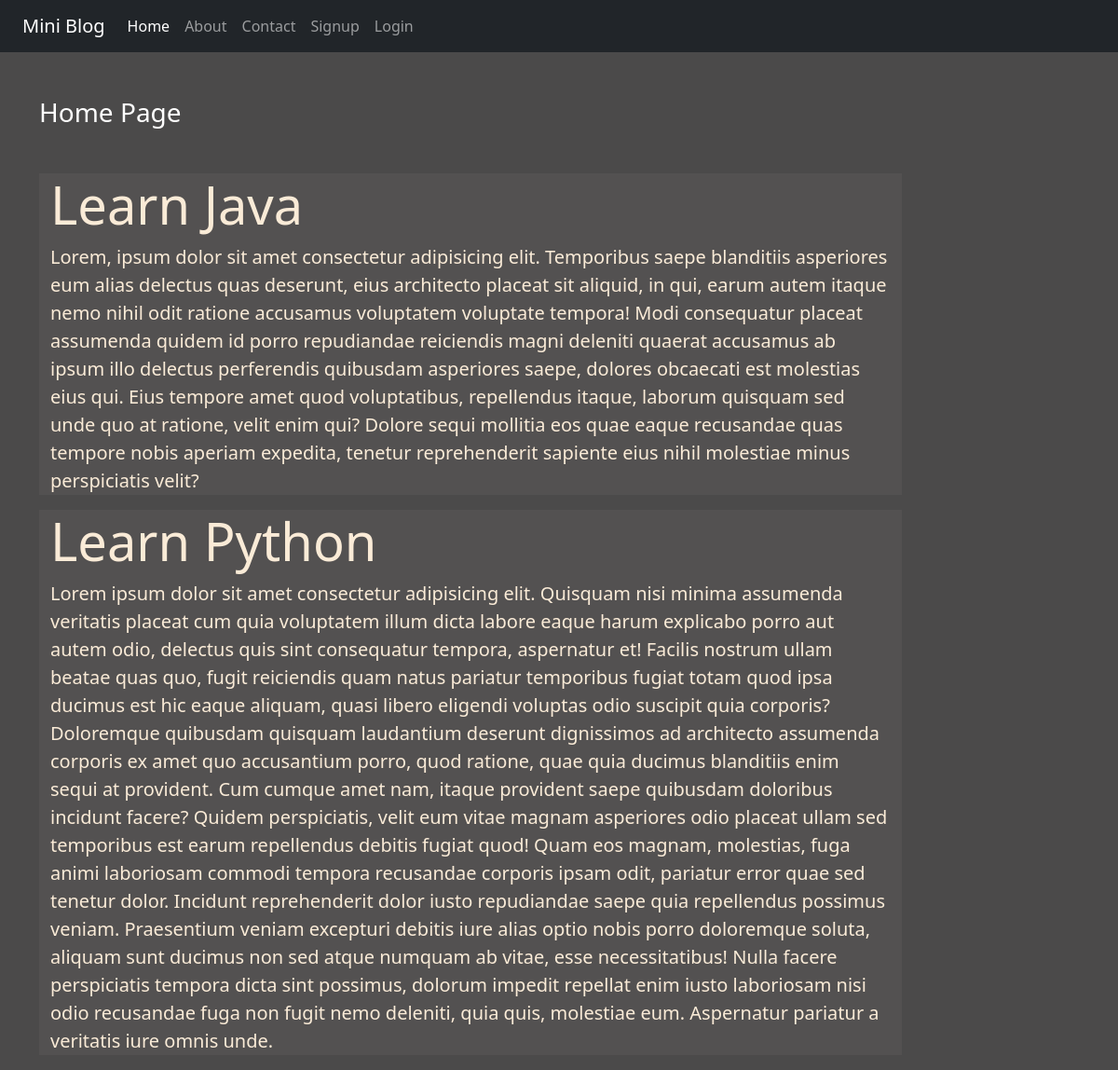
The page / on the database its author committed.
### blog/models.py (models this page shows)
class Post(models.Model):
    title = models.CharField(max_length=150)
    desc = models.TextField()

### blog/views.py (the view)
# urls.py: 2. Add a URL to urlpatterns:  path('', views.home, name='home')
def home(request):
    posts = Post.objects.all()
    return render(request, 'blog/home.html',{'posts':posts})

### blog/templates/blog/home.html (shortened to what this page needs)
<!DOCTYPE html>
{% extends 'blog/base.html' %}
{% load static %}
    {% block content %}
        <div class="col-sm-10">
            <h3 class="text-white my-5">Home Page</h3>
            {% for post in posts %}
                <div class="jumbotron jumbotron-fluid jumbo-color">
                    <div class="container">
                        <h1 class="display-4">{{post.title}}</h1>
                        <p class="lead">{{post.desc}}</p>
                    </div>
                </div>
            {%endfor%}
        </div>
    {% endblock content %}

### blog/static/blog/css/style.css (style rules this page uses)
body { background-color: rgb(75,74,74); color: antiquewhite; }
.jumbo-color { background-color: rgb(83, 81, 81); }

### rows shown on the page
Post: title "Learn Java", desc "Lorem, ipsum dolor sit amet consectetur adipisicing elit. Temporibus saepe blanditiis asperiores eum alias delectus quas deserunt, eius architecto placeat sit aliquid, in qui, earum autem itaque nemo nihil odit ratione accusamus voluptatem voluptate tempora! Modi consequatur placeat assumenda quidem id porro repudiandae reiciendis magni deleniti quaerat accusamus ab ipsum illo delectus perferendis quibusdam asperiores saepe, dolores obcaecati est molestias eius qui. Eius tempore amet quod voluptatibus, repellendus itaque, laborum quisquam sed unde quo at ratione, velit enim qui? Dolore sequi mollitia eos quae eaque recusandae quas tempore nobis aperiam expedita, tenetur reprehenderit…"
Post: title "Learn Python", desc "Lorem ipsum dolor sit amet consectetur adipisicing elit. Quisquam nisi minima assumenda veritatis placeat cum quia voluptatem illum dicta labore eaque harum explicabo porro aut autem odio, delectus quis sint consequatur tempora, aspernatur et! Facilis nostrum ullam beatae quas quo, fugit reiciendis quam natus pariatur temporibus fugiat totam quod ipsa ducimus est hic eaque aliquam, quasi libero eligendi voluptas odio suscipit quia corporis? Doloremque quibusdam quisquam laudantium deserunt dignissimos ad architecto assumenda corporis ex amet quo accusantium porro, quod ratione, quae quia ducimus blanditiis enim sequi at provident. Cum cumque amet nam, itaque provident saepe quibusdam…"
